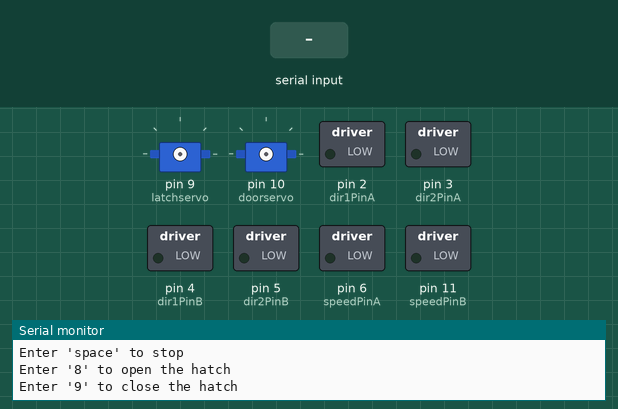
A sketch run on a simulated Arduino Uno, built with avr-gcc and run on an emulated ATmega328P. Parts: 2 × servo, switched loads named in the sketch (green lamp = pin HIGH), the last lines printed to the serial monitor. The test bench sets the inputs (shaded band).

Above: at 1.3 s.
1.4 s: "reverse" received over Serial
At 1.9 s:
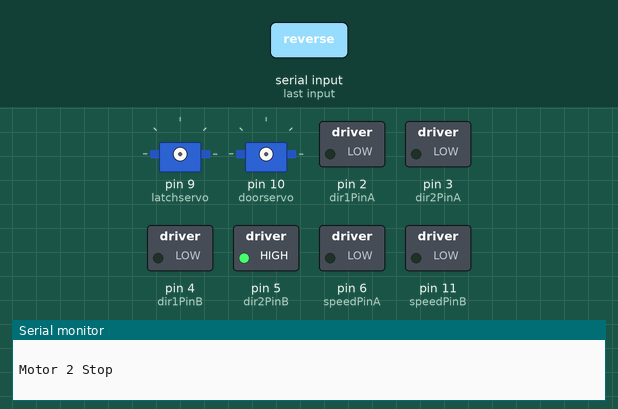
2.9 s: byte 106 ('j') received over Serial
At 3.8 s:
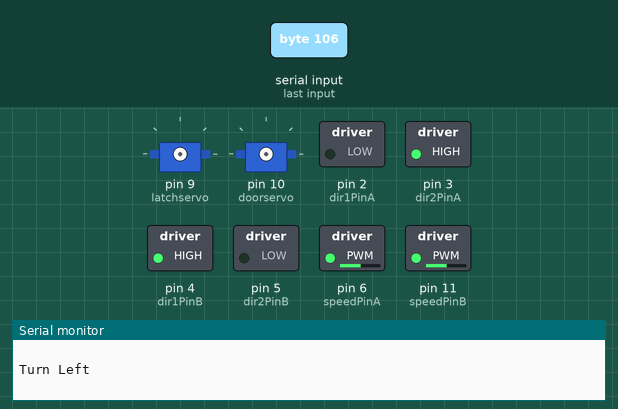
4.4 s: byte 108 ('l') received over Serial
At 4.9 s:
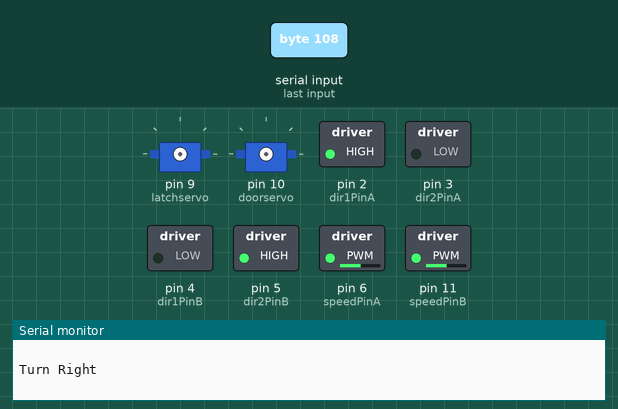
5.9 s: byte 32 (' ') received over Serial
At 7.1 s:
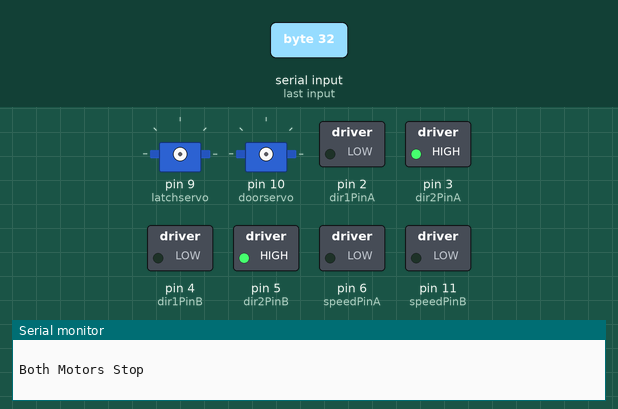
7.4 s: byte 56 ('8') received over Serial
10.4 s: byte 57 ('9') received over Serial
At 13.3 s:
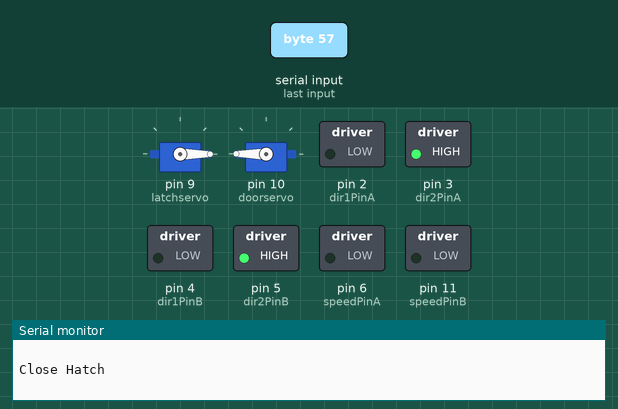
Timing chart, 0 to 14.4 s (numbered marks = the images above; inputs shaded):
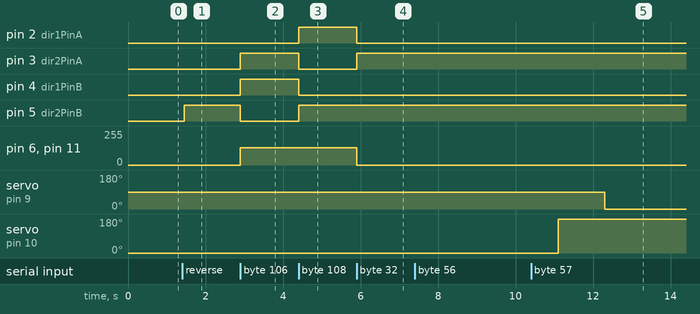

Measured:
- after the input at 1.4 s, pin 5 (dir2PinB): LOW → HIGH after 0.05 s
- after the input at 2.9 s, pin 3 (dir2PinA), pin 4 (dir1PinB): LOW → HIGH at once; pin 5 (dir2PinB): HIGH → LOW at once; pin 6 (speedPinA), pin 11 (speedPinB): 0/255 → 130/255 at once
- after the input at 4.4 s, pin 2 (dir1PinA), pin 5 (dir2PinB): LOW → HIGH at once; pin 3 (dir2PinA), pin 4 (dir1PinB): HIGH → LOW at once
- after the input at 5.9 s, pin 2 (dir1PinA): HIGH → LOW at once; pin 3 (dir2PinA): LOW → HIGH at once; pin 6 (speedPinA), pin 11 (speedPinB): 130/255 → 0/255 at once
- after the input at 10.4 s, servo on pin 9 (latchservo): 90° → 0° after 1.9 s; servo on pin 10 (doorservo): 0° → 180° after 0.70 s

The sketch:

bluetooth_car.ino
```cpp
//6/16/16
//Move two motors (or 4 connected in parallel) using keyboard
//Use with L298N Dual H-Bridge Motor Controller

//Keyboard Controls:
//
// 'a' -Motor 1 Forward
// 'b' -Motor 1 Stop
// 'c' -Motor 1 Reverse
//
// 'd' -Motor 2 Forward
// 'e' -Motor 2 Stop
// 'f' -Motor 2 Reverse

//'g' -Increase speed
//'h' -Decrease speed

//'8' -Open Hatch
//'9' -Close Hatch

//'i' -Both Motors Forward
//'k' -Both Motors Reverse
//'j' -Turn Left
//'k' -Turn Right
//'space bar' -Both Motors Stop

// Declare L298N Dual H-Bridge Motor Controller directly since there is not a library to load.

int overallSpeed = 130;

// Motor 1
int dir1PinA = 2;
int dir2PinA = 3;
int speedPinA = 6; // Needs to be a PWM pin to be able to control motor speed

// Motor 2
int dir1PinB = 4;
int dir2PinB = 5;
int speedPinB = 11; // Needs to be a PWM1 pin to be able to control motor speed

String direction1; //direction of motor 1
String direction2; //direction of motor 2


//Box and Hatch
#include <Servo.h>

Servo latchservo;
Servo doorservo;


void setup() {  // Setup runs once per reset
// initialize serial communication @ 9600 baud:
Serial.begin(9600);

//Define L298N Dual H-Bridge Motor Controller Pins

pinMode(dir1PinA,OUTPUT);
pinMode(dir2PinA,OUTPUT);
pinMode(speedPinA,OUTPUT);
pinMode(dir1PinB,OUTPUT);
pinMode(dir2PinB,OUTPUT);
pinMode(speedPinB,OUTPUT);

//Box and Hatch
//latchservo.attach(9);
//latchservo.write(0);
//delay(1000);
//latchservo.detach();
while (! Serial); // wait until serial is available
Serial.println("Enter 'i' to move forward");
Serial.println("Enter 'k' to reverse");
Serial.println("Enter 'j' to turn left");
Serial.println("Enter 'l' to turn right");
Serial.println("Enter 'space' to stop");
Serial.println("Enter '8' to open the hatch");
Serial.println("Enter '9' to close the hatch");

}


void loop() {

// Initialize the Serial interface:

if (Serial.available() > 0) {
int inByte = Serial.read();
int speed; // Local variable

switch (inByte) {

//______________Motor 1______________

case 'a': // Motor 1 Forward
forward(1);

Serial.println("Motor 1 Forward"); // Prints out “Motor 1 Forward” on the serial monitor
Serial.println("   "); // Creates a blank line printed on the serial monitor
break;

case 'b': // Motor 1 Stop (Freespin)
stopmotor(1);
Serial.println("Motor 1 Stop");
Serial.println("   ");
break;

case 'c': // Motor 1 Reverse
reverse(1);
Serial.println("Motor 1 Reverse");
Serial.println("   ");
break;

//______________Motor 2______________

case 'd': // Motor 2 Forward
forward(2);

Serial.println("Motor 2 Forward");
Serial.println("   ");
break;

case 'e': // Motor 2 Stop (Freespin)
stopmotor(2);
Serial.println("Motor 2 Stop");
Serial.println("   ");
break;

case 'f': // Motor 2 Reverse
reverse(2);

Serial.println("Motor 2 Reverse");
Serial.println("   ");
break;

// Change Overall Speed
case 'g': // Increase the speed
  overallSpeed += 10;

  // Allow motors to continue their direction with new overall speed
  if(direction1 == "forward"){
    forward(1);
  }
  else if(direction1 == "reverse"){
    reverse(1);
  }
  else if(direction1 == "stop"){
    stopmotor(1);
  }

  if(direction2 == "forward"){
    forward(2);
  }
  else if(direction2 == "reverse"){
    reverse(2);
  }
  else if(direction2 == "stop"){
    stopmotor(2);
  }

  Serial.print("Speed: ");
  Serial.print(overallSpeed);
  Serial.println("   ");
break;


case 'h': // Decrease the speed
  overallSpeed -= 10;

  // Allow motors to continue their direction with new overall speed
  if(direction1 == "forward"){
    forward(1);
  }
  else if(direction1 == "reverse"){
    reverse(1);
  }
   else if(direction1 == "stop"){
    stopmotor(1);
  }
  if(direction2 == "forward"){
    forward(2);
  }
  else if(direction2 == "reverse"){
    reverse(2);
  }
  else if(direction1 == "stop"){
    stopmotor(2);
  }
  Serial.print("Speed: ");
  Serial.print(overallSpeed);
  Serial.println("   ");
break;

case 'i': // Both Motors Forward
forward(1);
forward(2);
Serial.println("Both Motors Forward");
Serial.println("   ");
break;

case 'k': // Both Motors Reverse
reverse(1);
reverse(2);
Serial.println("Both Motors Reverse");
Serial.println("   ");
break;

case 'j': //Turn Left
forward(1);
reverse(2);
Serial.println("Turn Left");
Serial.println("   ");
break;

case 'l':  //Turn Right
reverse(1);
forward(2);
Serial.println("Turn Right");
Serial.println("   ");
break;

case ' ':  //Both Motors Stop
stopmotor(1);
stopmotor(2);
Serial.println("Both Motors Stop");
Serial.println("   ");
break;


//Box and Hatch
case '8': // Open Hatch
  Serial.println("Open Hatch");
  Serial.println("   ");
  latchservo.attach(9);
  latchservo.write(90);
  delay(2500);
  latchservo.detach();
  doorservo.attach(10);
  doorservo.write(0);
  delay(1200);
  doorservo.detach();

break;

case '9': //Close Hatch
  Serial.println("Close Hatch");
  Serial.println("   ");
  doorservo.attach(10);
  doorservo.write(180);
  delay(1200);
  doorservo.detach();
  latchservo.attach(9);
  latchservo.write(0);
  delay(2500);
  latchservo.detach();
break;

default:
// turn all the connections off if an unmapped key is pressed:
for (int thisPin = 2; thisPin < 11; thisPin++) {
digitalWrite(thisPin, LOW);
}
  }
    }
      }

//Define Functions


void forward(int motor) {
  if (motor == 1){
    analogWrite(speedPinA, overallSpeed); //Sets speed variable via PWM
    digitalWrite(dir1PinA, LOW);
    digitalWrite(dir2PinA, HIGH);
    direction1 = "forward";  // Apostrophes used because char is not constant
  }
  else
  {
    analogWrite(speedPinB, overallSpeed); //Sets speed variable via PWM
    digitalWrite(dir1PinB, LOW);
    digitalWrite(dir2PinB, HIGH);
    direction2 = "forward";
  }
}

void reverse(int motor) {
  if (motor == 1){
    analogWrite(speedPinA, overallSpeed); //Sets speed variable via PWM
    digitalWrite(dir1PinA, HIGH);
    digitalWrite(dir2PinA, LOW);
    direction1 = "reverse";  // Apostrophes used because char is not constant
  }
  else
  {
    analogWrite(speedPinB, overallSpeed); //Sets speed variable via PWM
    digitalWrite(dir1PinB, HIGH);
    digitalWrite(dir2PinB, LOW);
    direction2 = "reverse";
  }
}

void stopmotor(int motor) {
  if (motor ==1){
    analogWrite(speedPinA, 0);
    digitalWrite(dir1PinA, LOW);
    digitalWrite(dir2PinA, HIGH);
    direction1 = "stop";
  }
  else
  {
    analogWrite(speedPinB, 0);
    digitalWrite(dir1PinB, LOW);
    digitalWrite(dir2PinB, HIGH);
    direction2 = "stop";
  }
}
```
